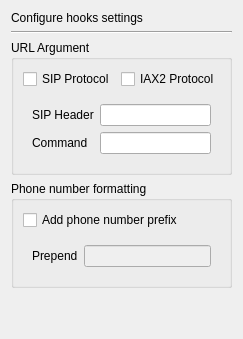
       <widget class="QWidget" name="page_hooks">
        <layout class="QVBoxLayout" name="verticalLayout_11">
         <item>
          <widget class="QLabel" name="label_configHooks">
           <property name="text">
            <string>Configure hooks settings</string>
           </property>
          </widget>
         </item>
         <item>
          <widget class="Line" name="line_configHooks">
           <property name="orientation">
            <enum>Qt::Horizontal</enum>
           </property>
          </widget>
         </item>
         <item>
          <widget class="QGroupBox" name="groupBox_urlArgument">
           <property name="title">
            <string>URL Argument</string>
           </property>
           <layout class="QVBoxLayout" name="verticalLayout_12">
            <item>
             <widget class="QWidget" name="widget_protocols" native="true">
              <property name="sizePolicy">
               <sizepolicy hsizetype="Expanding" vsizetype="Preferred">
                <horstretch>0</horstretch>
                <verstretch>0</verstretch>
               </sizepolicy>
              </property>
              <property name="minimumSize">
               <size>
                <width>10</width>
                <height>10</height>
               </size>
              </property>
              <layout class="QHBoxLayout" name="horizontalLayout_8">
               <property name="margin">
                <number>0</number>
               </property>
               <item>
                <widget class="QCheckBox" name="checkBox_hooksSIP">
                 <property name="text">
                  <string>SIP Protocol</string>
                 </property>
                </widget>
               </item>
               <item>
                <widget class="QCheckBox" name="checkBox_hooksIAX">
                 <property name="text">
                  <string>IAX2 Protocol</string>
                 </property>
                </widget>
               </item>
              </layout>
             </widget>
            </item>
            <item>
             <widget class="QWidget" name="widget_urlArgumentForm" native="true">
              <layout class="QFormLayout" name="formLayout_6">
               <item row="1" column="0">
                <widget class="QLabel" name="label_SIPHeader">
                 <property name="text">
                  <string>SIP Header</string>
                 </property>
                 <property name="buddy">
                  <cstring>lineEdit_SIPHeader</cstring>
                 </property>
                </widget>
               </item>
               <item row="3" column="0">
                <widget class="QLabel" name="label_command">
                 <property name="text">
                  <string>Command</string>
                 </property>
                 <property name="buddy">
                  <cstring>lineEdit_command</cstring>
                 </property>
                </widget>
               </item>
               <item row="1" column="1">
                <widget class="QLineEdit" name="lineEdit_SIPHeader"/>
               </item>
               <item row="3" column="1">
                <widget class="QLineEdit" name="lineEdit_command"/>
               </item>
              </layout>
             </widget>
            </item>
           </layout>
          </widget>
         </item>
         <item>
          <widget class="QGroupBox" name="groupBox_phoneNumberFormatting">
           <property name="title">
            <string>Phone number formatting</string>
           </property>
           <layout class="QVBoxLayout" name="verticalLayout_13">
            <item>
             <widget class="QCheckBox" name="checkBox_addPrefix">
              <property name="text">
               <string>Add phone number prefix</string>
              </property>
             </widget>
            </item>
            <item>
             <widget class="QWidget" name="widget_phoneNumberFormattingForm" native="true">
              <layout class="QFormLayout" name="formLayout_7">
               <item row="1" column="0">
                <widget class="QLabel" name="label_prepend">
                 <property name="text">
                  <string>Prepend</string>
                 </property>
                 <property name="buddy">
                  <cstring>lineEdit_prepend</cstring>
                 </property>
                </widget>
               </item>
               <item row="1" column="1">
                <widget class="QLineEdit" name="lineEdit_prepend">
                 <property name="enabled">
                  <bool>false</bool>
                 </property>
                </widget>
               </item>
              </layout>
             </widget>
            </item>
           </layout>
          </widget>
         </item>
         <item>
          <spacer name="verticalSpacer_configHooks">
           <property name="orientation">
            <enum>Qt::Vertical</enum>
           </property>
           <property name="sizeHint" stdset="0">
            <size>
             <width>20</width>
             <height>40</height>
            </size>
           </property>
          </spacer>
         </item>
        </layout>
       </widget>
